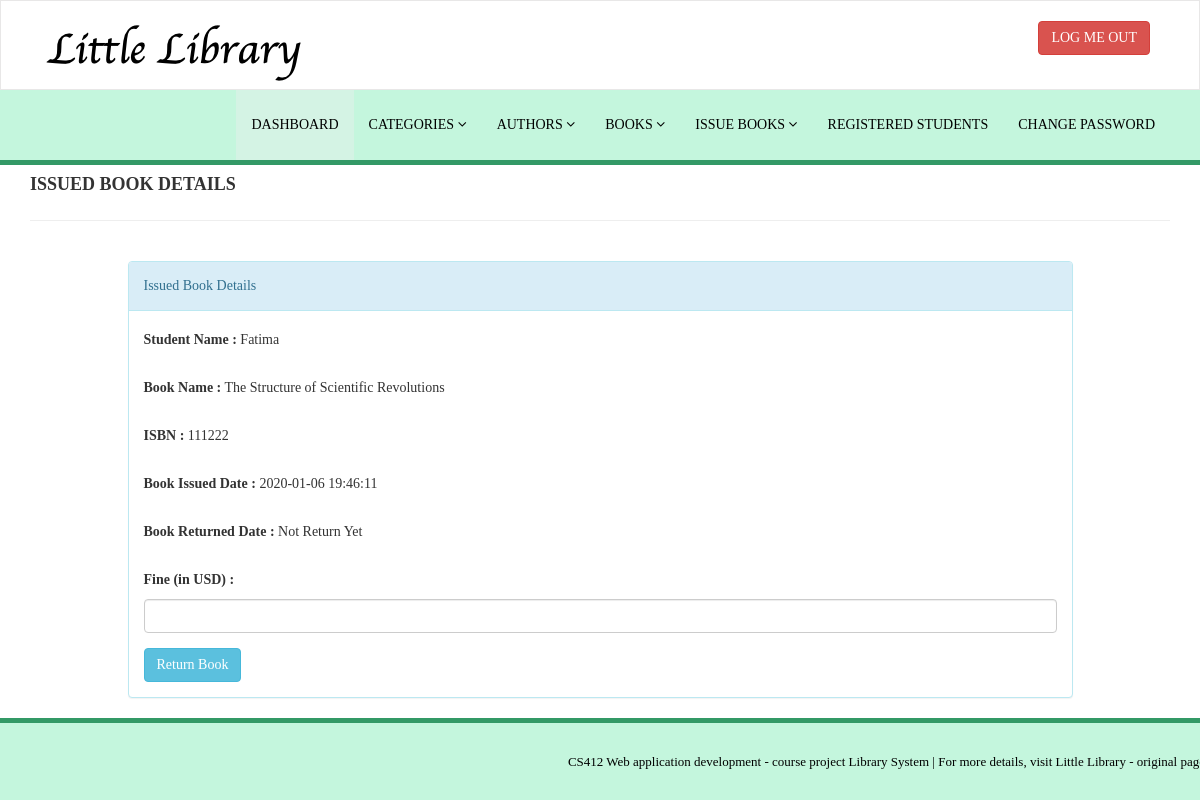
The page /library/admin/update-issue-bookdeails.php?rid=9 (signed in) on the database its author committed.
### tables this page shows
CREATE TABLE `tblissuedbookdetails` (
  `id` int(11) NOT NULL,
  `BookId` int(11) DEFAULT NULL,
  `StudentID` varchar(150) DEFAULT NULL,
  `IssuesDate` timestamp NULL DEFAULT CURRENT_TIMESTAMP,
  `ReturnDate` timestamp NULL DEFAULT NULL ON UPDATE CURRENT_TIMESTAMP,
  `RetrunStatus` int(1) DEFAULT NULL,
  `fine` int(11) DEFAULT NULL
);

CREATE TABLE `tblstudents` (
  `id` int(11) NOT NULL,
  `StudentId` varchar(100) DEFAULT NULL,
  `FullName` varchar(120) DEFAULT NULL,
  `EmailId` varchar(120) DEFAULT NULL,
  `MobileNumber` char(11) DEFAULT NULL,
  `Password` varchar(120) DEFAULT NULL,
  `Status` int(1) DEFAULT NULL,
  `RegDate` timestamp NULL DEFAULT CURRENT_TIMESTAMP,
  `LastUpdated` timestamp NULL DEFAULT NULL ON UPDATE CURRENT_TIMESTAMP
);

CREATE TABLE `tblbooks` (
  `id` int(11) NOT NULL,
  `BookName` varchar(255) DEFAULT NULL,
  `CatId` int(11) DEFAULT NULL,
  `AuthorId` int(11) DEFAULT NULL,
  `ISBNNumber` int(11) DEFAULT NULL,
  `BookPrice` int(11) DEFAULT NULL,
  `RegDate` timestamp NULL DEFAULT CURRENT_TIMESTAMP,
  `LastUpdated` timestamp NULL DEFAULT NULL ON UPDATE CURRENT_TIMESTAMP
);

### library/admin/update-issue-bookdeails.php (the view, shortened to what this page needs)
<?php
include('includes/config.php');
if(strlen($_SESSION['alogin'])==0)
    {
header('location:index.php');
}
else{
?>
<!DOCTYPE html>
<html xmlns="http://www.w3.org/1999/xhtml">
<head>
    <link href="assets/css/bootstrap.css" rel="stylesheet" />
    <link href="assets/css/font-awesome.css" rel="stylesheet" />
    <link href="assets/css/style.css" rel="stylesheet" />
    <link href="assets/css/cstyle.css" rel="stylesheet" />
</head>
<body>
<?php include('includes/header.php');?>
    <div class="content-wra
    <div class="content-wrapper">
         <div class="container">
        <div class="row pad-botm">
            <div class="col-md-12">
                <h4 class="header-line">Issued Book Details</h4>
                            </div>
</div>
<div class="row">
<div class="col-md-10 col-sm-6 col-xs-12 col-md-offset-1"">
<div class="panel panel-info">
<div class="panel-heading">
Issued Book Details
</div>
<div class="panel-body">
<form role="form" method="post">
<?php
$rid=intval($_GET['rid']);
$sql = "SELECT tblstudents.FullName,tblbooks.BookName,tblbooks.ISBNNumber,tblissuedbookdetails.IssuesDate,tblissuedbookdetails.ReturnDate,tblissuedbookdetails.id as rid,tblissuedbookdetails.fine,tblissuedbookdetails.RetrunStatus from  tblissuedbookdetails join tblstudents on tblstudents.StudentId=tblissuedbookdetails.StudentId join tblbooks on tblbooks.id=tblissuedbookdetails.BookId where tblissuedbookdetails.id=:rid";
$query = $dbh -> prepare($sql);
$query->bindParam(':rid',$rid,PDO::PARAM_STR);
$query->execute();
$results=$query->fetchAll(PDO::FETCH_OBJ);
if($query->rowCount() > 0)
{
foreach($results as $result)
{               ?>
<div class="form-group">
<label>Student Name :</label>
<?php echo htmlentities($result->FullName);?>
</div>
<div class="form-group">
<label>Book Name :</label>
<?php echo htmlentities($result->BookName);?>
</div>
<div class="form-group">
<label>ISBN :</label>
<?php echo htmlentities($result->ISBNNumber);?>
</div>
<div class="form-group">
<label>Book Issued Date :</label>
<?php echo htmlentities($result->IssuesDate);?>
</div>
<div class="form-group">
<label>Book Returned Date :</label>
<?php if($result->ReturnDate=="")
                                            {
                                                echo htmlentities("Not Return Yet");
                                            } else {
                                            echo htmlentities($result->ReturnDate);
}
                                            ?>
</div>
<div class="form-group">
<label>Fine (in USD) :</label>
<?php
if($result->fine=="")
{?>
<input class="form-control" type="text" name="fine" id="fine"  required />
<?php }else {
echo htmlentities($result->fine);
}
?>
</div>
 <?php if($result->RetrunStatus==0){?>
<button type="submit" name="return" id="submit" class="btn btn-info">Return Book </button>
 </div>
<?php }}} ?>
                            </div>
                        </div>
                            </div>
        </div>
    </div>
  <?php include('includes/footer.php');?>
</body>
</html>
<?php } ?>

### library/admin/assets/css/style.css (style rules this page uses)
.header-line { font-weight:900; padding-bottom:25px; border-bottom:1px solid #1a0000; text-transform:uppercase; }
.pad-botm { padding-bottom:30px; }

### library/admin/assets/css/cstyle.css (style rules this page uses)
body { font-family: 'Times New Roman', sans-serif; line-height:28px; }
.header-line { font-weight:900; padding-bottom:25px; border-bottom:1px solid #eeeeee; text-transform:uppercase; }
.pad-botm { padding-bottom:30px; }

### rows shown on the page
tblissuedbookdetails: tblstudents.FullName "Fatima", BookId.BookName "The Structure of Scientific Revolutions", BookId.ISBNNumber "111222", IssuesDate "2020-01-06 19:46:11", shows "Return Book"
